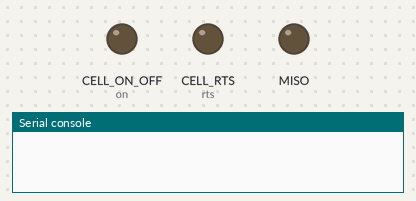
Bench run of a program on a simulated CircuitPython board. Parts: output pins drawn as LEDs (lit = HIGH), the last lines printed to the serial console. The modem accepts every AT command (registered, SIM ready, sends succeed) and sends nothing else.

Above: at 0.01 s.
At 0.4 s:
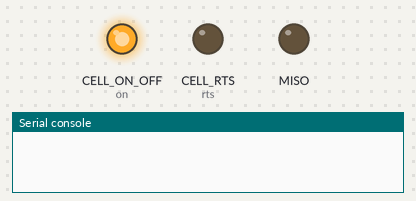
At 25.4 s:
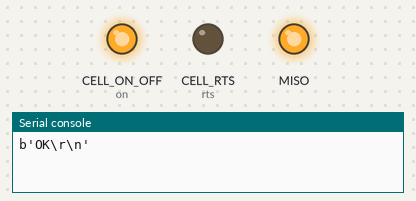
Timing chart, 0 to 26.9 s (numbered marks = the images above):
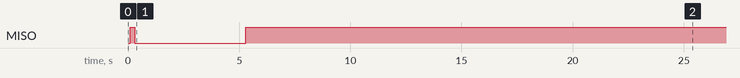

The program:

me910c1_gps.py
```python
#
# Using the Telit ME910C1 module to get the current position.
#

import time
import busio
import board
import digitalio


with digitalio.DigitalInOut(board.CELL_POWER_ENABLE) as en:
    en.switch_to_output(value=False)
    time.sleep(0.1)
    en.value = True
    time.sleep(0.1)

    on = digitalio.DigitalInOut(board.CELL_ON_OFF)
    on.switch_to_output(value=True)
    time.sleep(0.1)
    en.value = False
    time.sleep(5.0)
    en.value = True
    time.sleep(20.0)

    # The UART implementation do not have support for hardware flow control.
    rts = digitalio.DigitalInOut(board.CELL_RTS)
    rts.switch_to_output(value=False)
    cts = digitalio.DigitalInOut(board.CELL_CTS)
    cts.switch_to_input()

    uart = busio.UART(tx=board.CELL_TX, rx=board.CELL_RX, baudrate=115200, timeout=1)

    # Configure the modem to send NMEA data every second.
    commands = [b'AT$GPSP=1', b'AT$GPSNMUN=3,0,0,0,0,1,0']
    for command in commands:
        uart.write(command + b'\r')
        response = uart.readline()
        while not response.find(b'OK\r'):
            response = uart.readline()

    # Print navigation data.
    while True:
        print(uart.readline())
```
